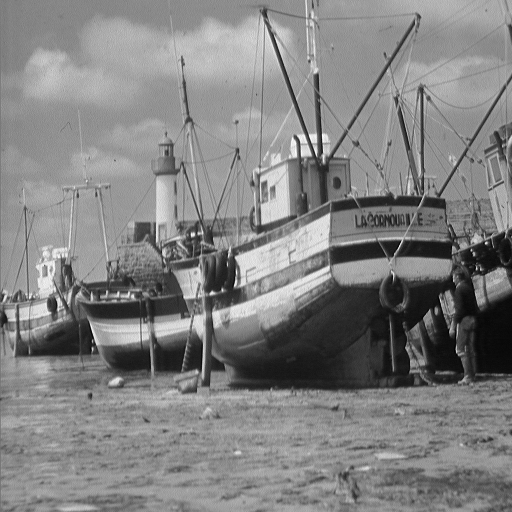
#> input picture Practice 4/images/boat.512.tiff, 512 x 512 px
$ python ej_3.py
#> lines starting #> are read from the running program, lines starting #| are printed output that depends on the picture; long printed decimals are rounded
"""
En el ejemplo 3 de teoría se puede ver que cuando una máscara de convolución 2D es separable, obtenemos el mismo
resultado aplicando dos convoluciones con vectores unidimensionales.

En este ejercicio debes aplicar el filtro media, tanto con máscaras bidimensionales como unidimensionales de tamaños
impares de 3 a 21 (ambos incluidos), sobre una imagen cualquiera, por ejemplo, boat.512.tiff.

Debes mostrar un resultado similar al del enunciado.

Como puedes ver, aparece la imagen utilizada en la prueba y dos gráficas: la línea roja muestra el tiempo empleado en la
convolución bidimensional para cada tamaño de máscara, mientras que la línea azul muestra el tiempo empleado por las
convoluciones unidimensionales.

Para evitar fluctuaciones extrañas en las gráficas, debes repetir cada convolución un cierto número de veces y
considerar su tiempo de ejecución como el promedio de todas las repeticiones. En la gráfica anterior, cada convolución
se repitió 10 veces.

Comenta las gráficas obtenidas. Céntrate en la diferencia de tiempos de ejecución entre la convolución 2D y las dos
convoluciones 1D.
"""
import skimage as ski
import matplotlib.pyplot as plt
import numpy as np
import scipy
import time

STD_DEV = 3
# Definir los tamaños de las máscaras
mask_sizes = list(range(3, 22, 2))

imagen = ski.io.imread("images/boat.512.tiff")
#> imagen is the input picture: shape (512, 512); min 0, max 255, mean 129.7
imagen = ski.util.img_as_float(imagen)

# Listas para almacenar los tiempos de ejecución
tiempos_2D = []
tiempos_1D = []

# Repetir cada convolución 10 veces para obtener un promedio
repeticiones = 10

for mask_size in mask_sizes:
    # Generar la máscara 1D
    vector = scipy.signal.windows.gaussian(mask_size, STD_DEV)
    vector /= np.sum(vector)

    vectorH = vector.reshape(1, mask_size)
    vectorV = vector.reshape(mask_size, 1)

    # Generar la máscara 2D
    matriz = vectorV @ vectorH

    # Medir el tiempo de ejecución para la convolución 2D
    inicio_2D = time.time()
    for x in range(repeticiones):
        res_convol2D = scipy.ndimage.convolve(imagen, matriz)
    fin_2D = time.time()

    # Medir el tiempo de ejecución para la convolución 1D
    inicio_1D = time.time()
    for x in range(repeticiones):
        resH = scipy.ndimage.convolve(imagen, vectorH)
        res1D = scipy.ndimage.convolve(resH, vectorV)
    fin_1D = time.time()

    tiempo_promedio_2D = (fin_2D - inicio_2D) / repeticiones
    tiempos_2D.append(tiempo_promedio_2D)

    tiempo_promedio_1D = (fin_1D - inicio_1D) / repeticiones
    tiempos_1D.append(tiempo_promedio_1D)
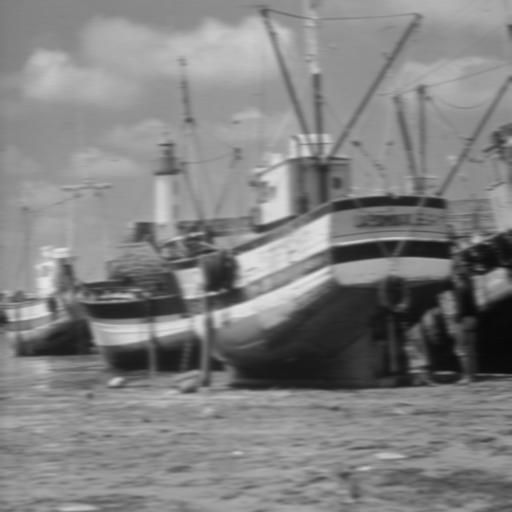
#> resH: shape (512, 512) float64; min 0.0343, max 0.897, mean 0.509
#> after the loop, tiempos_1D = [0.00507, 0.00608, 0.00756, 0.00908, 0.0107, 0.0131, 0.0133, 0.0146, 0.0164, 0.0175]; tiempos_2D = [0.00469, 0.0101, 0.0202, 0.0317, 0.0452, 0.0619, 0.0821, 0.11, 0.13, 0.159]

tiempos_1D_float = [float(tiempo) for tiempo in tiempos_1D]  # Convierte los strings a float
#> tiempos_1D_float has the same summary as tiempos_1D
tiempos_2D_float = [float(tiempo) for tiempo in tiempos_2D]  # Convierte los strings a float
#> tiempos_2D_float has the same summary as tiempos_2D
tiempos2D = np.mean(tiempos_2D_float)   # Calcula la media
#> tiempos2D = 0.0655
tiempos1D = np.mean(tiempos_1D_float)   # Calcula la media
#> tiempos1D = 0.0113

print("¿Obtenemos el mismo resultado?", np.allclose(res_convol2D, res1D))
print(f"Tiempo empleado con máscara  2D: {tiempos2D:0.9f}")
#| Tiempo empleado con máscara  2D: 0.06547
print(f"Tiempo empleado con máscaras 1D: {tiempos1D:0.9f}")
#| Tiempo empleado con máscaras 1D: 0.01134
print(f"Factor 2D/1D: {tiempos2D / tiempos1D:0.2f}")
#| Factor 2D/1D: 5.78

# Graficar los tiempos de ejecución
fig, axs = plt.subplots(1, 2, layout='constrained')

# Mostrar la imagen original
axs[0].imshow(imagen, cmap=plt.cm.gray)
axs[0].axis('off')

# Graficar los tiempos de ejecución de las convoluciones
axs[1].plot(mask_sizes, tiempos_2D, 'r-', label='Convolución 2D')
axs[1].plot(mask_sizes, tiempos_1D, 'b-', label='Convolución 1D')

plt.show()
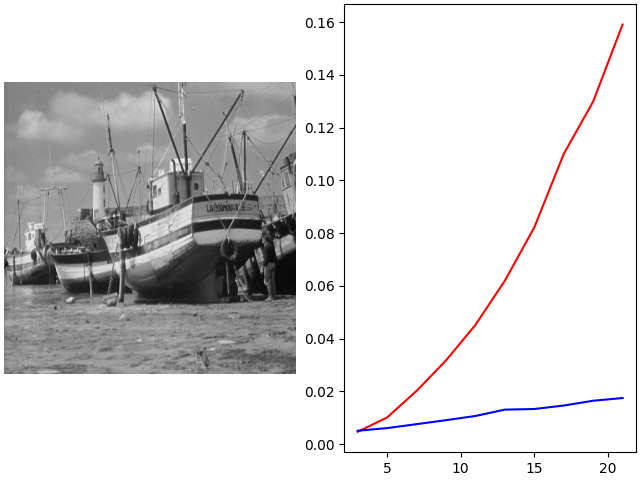
#> figure drawn by matplotlib, 2 panels; panel 2: curve peaks at x = 21, y = 0.159; panel 2: curve peaks at x = 21, y = 0.0175
